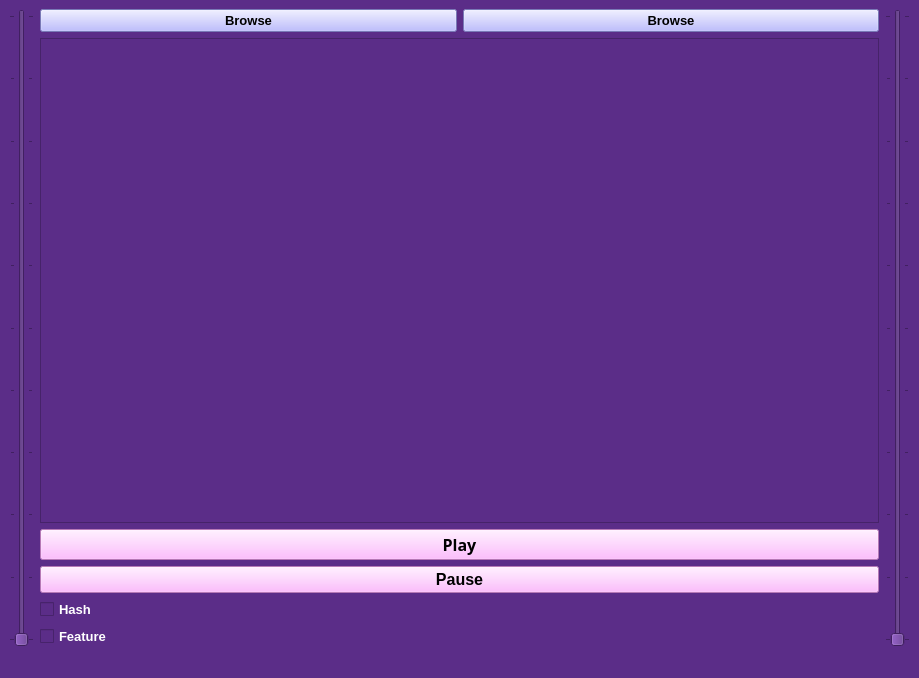
<?xml version="1.0" encoding="UTF-8"?>
<ui version="4.0">
 <class>MainWindow</class>
 <widget class="QMainWindow" name="MainWindow">
  <property name="geometry">
   <rect>
    <x>0</x>
    <y>0</y>
    <width>919</width>
    <height>678</height>
   </rect>
  </property>
  <property name="windowTitle">
   <string>MainWindow</string>
  </property>
  <property name="styleSheet">
   <string notr="true">background-color: rgb(91, 45, 136);</string>
  </property>
  <widget class="QWidget" name="centralwidget">
   <layout class="QGridLayout" name="gridLayout_4">
    <item row="0" column="0">
     <layout class="QGridLayout" name="gridLayout_3">
      <item row="0" column="0">
       <widget class="QSlider" name="slider2">
        <property name="maximum">
         <number>10</number>
        </property>
        <property name="orientation">
         <enum>Qt::Vertical</enum>
        </property>
        <property name="tickPosition">
         <enum>QSlider::TicksBothSides</enum>
        </property>
       </widget>
      </item>
      <item row="0" column="1">
       <layout class="QVBoxLayout" name="verticalLayout">
        <item>
         <layout class="QGridLayout" name="gridLayout_2">
          <item row="0" column="0">
           <widget class="QPushButton" name="browseButton">
            <property name="font">
             <font>
              <pointsize>10</pointsize>
              <weight>75</weight>
              <bold>true</bold>
             </font>
            </property>
            <property name="styleSheet">
             <string notr="true">background-color: rgb(255, 255, 255);
background-color: rgb(170, 170, 255);</string>
            </property>
            <property name="text">
             <string>Browse</string>
            </property>
           </widget>
          </item>
          <item row="0" column="1">
           <widget class="QPushButton" name="browseButton2">
            <property name="font">
             <font>
              <pointsize>10</pointsize>
              <weight>75</weight>
              <bold>true</bold>
             </font>
            </property>
            <property name="styleSheet">
             <string notr="true">background-color: rgb(170, 170, 255);</string>
            </property>
            <property name="text">
             <string>Browse</string>
            </property>
           </widget>
          </item>
          <item row="1" column="0" colspan="2">
           <layout class="QGridLayout" name="gridLayout">
            <item row="2" column="0">
             <widget class="QPushButton" name="pushButton">
              <property name="font">
               <font>
                <pointsize>12</pointsize>
                <weight>75</weight>
                <bold>true</bold>
               </font>
              </property>
              <property name="styleSheet">
               <string notr="true">background-color: rgb(255, 170, 255);</string>
              </property>
              <property name="text">
               <string>Pause</string>
              </property>
             </widget>
            </item>
            <item row="0" column="0">
             <widget class="PlotWidget" name="graphicsView"/>
            </item>
            <item row="1" column="0">
             <widget class="QPushButton" name="playButton">
              <property name="font">
               <font>
                <family>MS Reference Sans Serif</family>
                <pointsize>12</pointsize>
                <weight>75</weight>
                <italic>false</italic>
                <bold>true</bold>
               </font>
              </property>
              <property name="styleSheet">
               <string notr="true">background-color: rgb(255, 170, 255);
</string>
              </property>
              <property name="text">
               <string>Play</string>
              </property>
              <property name="default">
               <bool>false</bool>
              </property>
             </widget>
            </item>
           </layout>
          </item>
         </layout>
        </item>
        <item>
         <widget class="QCheckBox" name="checkBox">
          <property name="font">
           <font>
            <pointsize>10</pointsize>
            <weight>75</weight>
            <bold>true</bold>
           </font>
          </property>
          <property name="styleSheet">
           <string notr="true">color: rgb(255, 255, 255);</string>
          </property>
          <property name="text">
           <string>Hash</string>
          </property>
         </widget>
        </item>
        <item>
         <widget class="QCheckBox" name="checkBox_2">
          <property name="font">
           <font>
            <pointsize>10</pointsize>
            <weight>75</weight>
            <bold>true</bold>
           </font>
          </property>
          <property name="styleSheet">
           <string notr="true">color: rgb(255, 255, 255);</string>
          </property>
          <property name="text">
           <string>Feature</string>
          </property>
         </widget>
        </item>
       </layout>
      </item>
      <item row="0" column="2">
       <widget class="QSlider" name="slider1">
        <property name="maximum">
         <number>10</number>
        </property>
        <property name="orientation">
         <enum>Qt::Vertical</enum>
        </property>
        <property name="tickPosition">
         <enum>QSlider::TicksBothSides</enum>
        </property>
       </widget>
      </item>
     </layout>
    </item>
   </layout>
  </widget>
  <widget class="QMenuBar" name="menubar">
   <property name="geometry">
    <rect>
     <x>0</x>
     <y>0</y>
     <width>919</width>
     <height>26</height>
    </rect>
   </property>
  </widget>
  <widget class="QStatusBar" name="statusbar"/>
 </widget>
 <customwidgets>
  <customwidget>
   <class>PlotWidget</class>
   <extends>QGraphicsView</extends>
   <header location="global">pyqtgraph</header>
  </customwidget>
 </customwidgets>
 <resources/>
 <connections/>
</ui>
